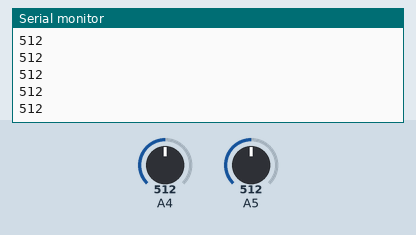
Recording of a sketch running on a simulated Arduino Uno, built with avr-gcc and run on an emulated ATmega328P. On the bench: the last lines printed to the serial monitor. The test bench sets the inputs (shaded band); at power-on: A5 = 512, A4 = 512. No radio packets arrive unless stated.

Above: at 1.2 s.
1.3 s: A5 set to 716
At 1.33 s:
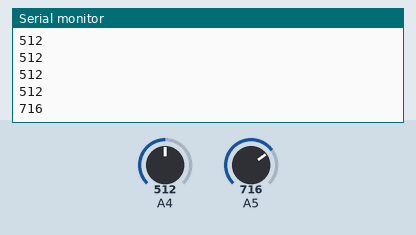
2.8 s: A5 set to 900
At 2.84 s:
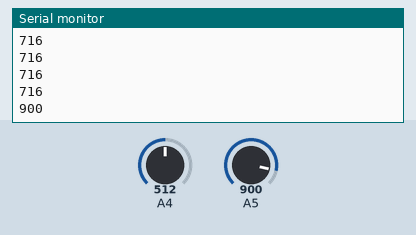
Timing chart, 0 to 5.8 s (numbered marks = the images above; inputs shaded):
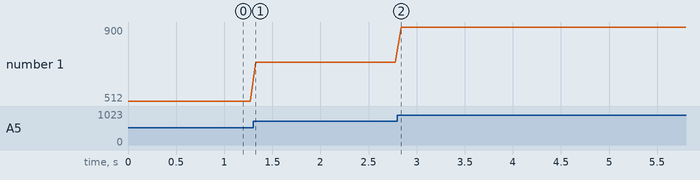

The sketch:

Transmitter.ino
```cpp
/*
 * Class for transmitting commands based on the values of flex sensors.
 */
#include <VirtualWire.h>
char const* controller;

int flexval = 0;
int turnval = 0;

void setup() {
   vw_set_tx_pin(12);      //Transmitter pin
   vw_setup(4000);         //Initialized the library, bits/sec

   Serial.begin(9600);
}

void loop() {

   flexval = analogRead(A5);
   turnval = analogRead(A4);
   Serial.println(flexval);

   /* Different commmands are sent depending on the values of the
    * flex sensors. vw_wait_tx() waits for the entire message to be sent.
    */
   if(flexval<40){
     controller = "0";
     vw_send((uint8_t *)controller, strlen(controller));
     vw_wait_tx();
   }else if(flexval>70){
     controller = "2";
     vw_send((uint8_t *)controller, strlen(controller));
     vw_wait_tx();
   }else if(turnval < 45){
      controller = "3";
      vw_send((uint8_t *)controller, strlen(controller));
      vw_wait_tx();
   }else if(turnval > 58){
      controller = "4";
      vw_send((uint8_t *)controller, strlen(controller));
      vw_wait_tx();
   }else{
      controller = "1";
      vw_send((uint8_t *)controller, strlen(controller));
      vw_wait_tx();
   }

}
```

Measured:
- after the input at 1.3 s, the serial monitor: prints a new line at once (image 1)
- after the input at 2.8 s, the serial monitor: prints a new line at once (image 2)
- plotted number 1: 512 → 716 after the input at 1.3 s, 716 → 900 after the input at 2.8 s
